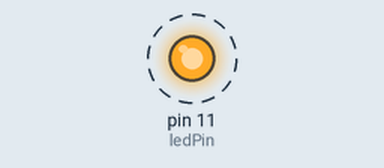
This sketch was run on a simulated Arduino Uno, built with avr-gcc and run on an emulated ATmega328P. Parts: output pins drawn as LEDs (lit = HIGH). Dashed ring = blinking.

Above: at 0.5 s.
Timing chart, 0 to 4.6 s (numbered marks = the images above):
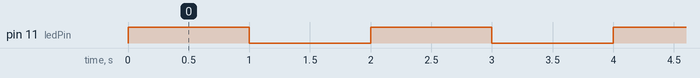

The sketch:

W06-01-simpleBlink.ino
```cpp
// simple LED blink
// state changes happen WITHIN each loop

// led PINs
int ledPin = 11;

// led states
boolean ON = 1;
boolean OFF = 0;


void setup() {
// set pinModes
  pinMode(ledPin, OUTPUT);
}

void loop() {
  // put your main code here, to run repeatedly:

  // write ledPin to ON ( HIGH, 1, 5V);
  digitalWrite(ledPin, ON);// ON == 1 == HIGH, [electrical 5V]
  // wait 1 second
  delay(1000);

  // write ledPin to OFF (LOW, 0, GND);
  digitalWrite(ledPin, OFF);// OFF == 0 == LOW, [electrical 0V(GND)]
  // wait 1 second
  delay(1000);
}
```

Measured:
- by itself, pin 11 (ledPin): alternates HIGH for 1.0 s and LOW for 1.0 s
